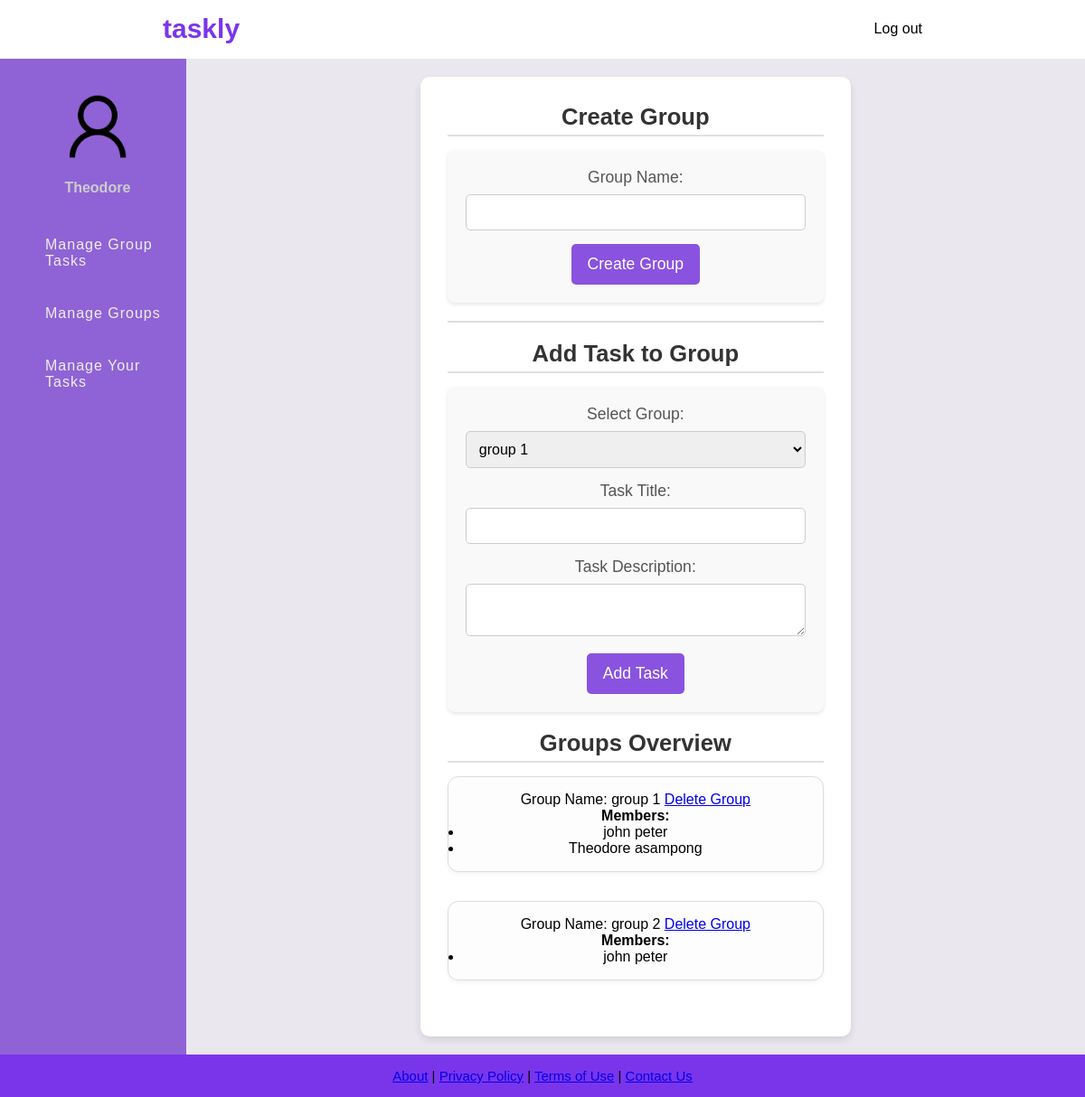
Page /admin-group.php (signed in) on the committed database.
### tables this page shows
CREATE TABLE GroupTable (
    Group_ID INTEGER PRIMARY KEY AUTOINCREMENT,
    Group_Name VARCHAR(255) NOT NULL,
    User_ID INTEGER NOT NULL,
    FOREIGN KEY (User_ID) REFERENCES User(User_ID) ON DELETE CASCADE
);

CREATE TABLE User (
    User_ID INTEGER PRIMARY KEY AUTOINCREMENT,
    User_Fname VARCHAR(100) NOT NULL,
    User_Lname VARCHAR(100) NOT NULL,
    User_Email VARCHAR(255) NOT NULL UNIQUE,
    User_TelNo VARCHAR(20) NOT NULL,
    User_Password VARCHAR(255) NOT NULL,
    User_Role VARCHAR(50) NOT NULL
);

### admin-group.php (the view, shortened to what this page needs)
<?php
include('db.php');
?>
<!DOCTYPE html>
<html lang="en">
<head>
    <link rel="stylesheet" href="css/global.css">
</head>
<body>
    <header class="navbar">
        <a href="admin.php" class="navbar_title2"><h1>taskly</h1></a>
        <a href="logout.php" class="navbar-index">Log out</a>
    </header>
    <div class="container">
        <nav class="sidebar">
            <div class="user-profile">
                <a href="admin-profile.php"><img src="images/Sample_User_Icon.png" alt="User"></a>
                <h4><?php echo $_SESSION['User_Fname']; ?></h4>
            </div>
            <ul>
                <li><a href="admin-tasks.php">Manage Group Tasks</a></li>
                <li><a href="admin-group.php">Manage Groups</a></li>
                <li><a href="admin-task_personal.php">Manage Your Tasks</a></li>
            </ul>
        </nav>
        <section class="main-content">
            <div class="main-content-container">
                <h2>Create Group</h2>
                <form action="admin-group.php" method="POST">
                    <label for="group_name">Group Name:</label>
                    <input type="text" name="group_name" id="group_name" required>
                    <button type="submit" name="create_group">Create Group</button>
                </form>
                <hr>
                <h2>Add Task to Group</h2>
                <form action="admin-group.php" method="POST">
                    <label for="group_id">Select Group:</label>
                    <select name="group_id" id="group_id">
                        <?php
                        $stmt = $conn->prepare("SELECT * FROM GroupTable WHERE User_ID = :user_id");
                        $stmt->bindParam(':user_id', $_SESSION['User_ID']);
                        $stmt->execute();
                        $groups = $stmt->fetchAll(PDO::FETCH_ASSOC);
                        foreach ($groups as $group) {
                            echo "<option value='" . $group['Group_ID'] . "'>" . $group['Group_Name'] . "</option>";
                        }
                        ?>
                    </select>
                    <label for="task_title">Task Title:</label>
                    <input type="text" name="task_title" required>
                    <label for="task_description">Task Description:</label>
                    <textarea name="task_description" required></textarea>
                    <button type="submit" name="add_task">Add Task</button>
                </form>
                <h2>Groups Overview</h2>
            <?php
            $stmt = $conn->prepare("SELECT * FROM GroupTable WHERE User_ID = :user_id");
            $stmt->bindParam(':user_id', $_SESSION['User_ID']);
            $stmt->execute();
            $groups = $stmt->fetchAll(PDO::FETCH_ASSOC);
            foreach ($groups as $group) {
                echo "<div class='group-panel'>";
                echo "<p>Group Name: " . htmlspecialchars($group['Group_Name']) . " ";
                echo "<a href='admin-group.php?delete_group_id=" . $group['Group_ID'] . "'>Delete Group</a></p>";
                $membersStmt = $conn->prepare("SELECT u.User_Fname, u.User_Lname
                                               FROM User u
                                               JOIN User_Group ug ON u.User_ID = ug.User_ID
                                               WHERE ug.Group_ID = ?");
                $membersStmt->execute([$group['Group_ID']]);
                $members = $membersStmt->fetchAll(PDO::FETCH_ASSOC);
                echo "<p><strong>Members:</strong></p><ul>";
                foreach ($members as $member) {
                    echo "<li>" . htmlspecialchars($member['User_Fname']) . " " . htmlspecialchars($member['User_Lname']) . "</li>";
                }
                echo "</ul></div>";
            }
            ?>
            </div>
        </section>
    </div>
</body>
<footer class="footer">
        <p class="footer__text">
            <a href="#">About</a> | <a href="#">Privacy Policy</a> |
            <a href="#">Terms of Use</a> | <a href="#">Contact Us</a>
        </p>
</footer>
</html>

### css/global.css (style rules this page uses)
* { padding: 0; margin: 0; box-sizing: border-box; font-family: Arial, sans-serif; }
body { display: flex; flex-direction: column; min-height: 100vh; }
.navbar { color: black; display: flex; justify-content: space-between; align-items: center; padding: 15px 180px; margin-bottom: 1px; }
.navbar_title2 { font-size: 15px; font-weight: bold; color: #7a35ea; text-decoration: none; }
.navbar-index { text-decoration: none; color: black; font-size: 16px; transition: color 0.3s ease; }
.container { display: flex; }
.sidebar { width: 250px; min-height: 100vh; background-color: #8f63d5; }
.sidebar ul { margin-top: 20px; list-style: none; }
.sidebar ul li { font-size: 16px; padding: 20px 0px; padding-left: 50px; transition: 500ms background; }
.sidebar ul li a { text-decoration: none; color: #eee; cursor: pointer; letter-spacing: 1px; }
.user-profile { text-align: center; padding-left: 10px; padding-top: 25px; }
.user-profile img { width: 100px; border-radius: 50%; }
.user-profile h4 { color: #ccc; padding: 5px 0; }
.main-content { width: 100%; background-color: #eae7ee; background-size: cover; background-position: center; display: flex; justify-content: center; align-items: center; text-align: center; flex-direction: column; padding: 20px; }
.main-content-container { background-color: #fff; padding: 30px; border-radius: 10px; box-shadow: 0 4px 8px rgba(0, 0, 0, 0.1); max-width: 1100px; margin: 0 auto; }
.main-content-container h2 { font-size: 1.6em; color: #333; margin-bottom: 15px; padding-bottom: 5px; border-bottom: 2px solid #e0e0e0; }
.main-content-container form { background-color: #f9f9f9; padding: 20px; border-radius: 8px; box-shadow: 0 2px 4px rgba(0, 0, 0, 0.1); margin-bottom: 20px; }
.main-content-container label { font-size: 1.1em; color: #555; margin-bottom: 8px; display: block; }
.main-content-container input, .main-content-container select, .main-content-container textarea { width: 100%; padding: 10px; margin-bottom: 15px; border: 1px solid #ccc; border-radius: 5px; box-sizing: border-box; font-size: 1em; }
.main-content-container button { background-color: #8953df; color: white; padding: 12px 18px; border: none; border-radius: 5px; cursor: pointer; font-size: 1.1em; transition: background-color 0.3s ease; }
.main-content-container hr { margin: 20px 0; border: 1px solid #ddd; }
.main-content-container select, .main-content-container input[type="date"] { font-size: 1em; }
.footer p { font-size: 15px; text-align: center; }
.group-panel { border: 1px solid #ddd; border-radius: 12px; padding: 1rem; align-items: center; margin-bottom: 2rem; background-color: #fdfdfd; box-shadow: 0 2px 5px rgba(0,0,0,0.05); }
.footer { background-color: #7a35ea; text-align: center; padding: 15px; width: 100%; margin-top: auto; }

### rows in the picture
grouptable: Group_Name "group 1"
user: User_Fname "john", User_Lname "peter"
user: User_Fname "Theodore", User_Lname "asampong"
grouptable: Group_Name "group 2"

### other values in the picture
$_SESSION['User_Fname'] "Theodore"
form field group_id "group 1"
